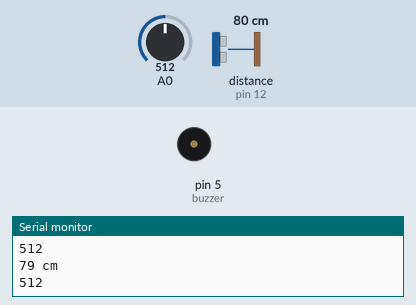
Simulated run of this sketch. Board: Arduino Uno, built with avr-gcc and run on an emulated ATmega328P. Shown: buzzer (waves = sounding), the last lines printed to the serial monitor. Wiring (inferred from the names in the program): ultrasonic range finder: trigger pin 13; echo pin 12. Inputs (shaded band) come from the test bench; at power-on: distance to the obstacle (sensor on pin 12) 80 cm, A0 = 512. The echo pulse lasts 58.3 µs per cm. At 3.0 s the program stops and its outputs stay as they are.

Above: at 2.3 s.
2.4 s: distance to the obstacle (sensor on pin 12) set to 2 cm
At 3.7 s:
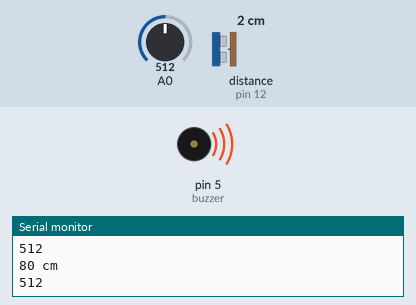
Timing chart, 0 to 4.5 s (numbered marks = the images above; inputs shaded):
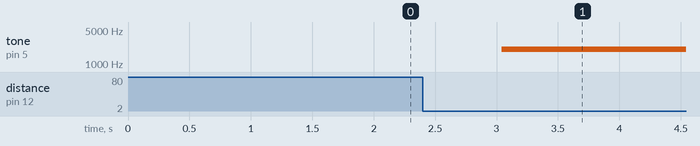

Measured:
- after the input at 2.4 s, tone on pin 5 (buzzer): silent → 2000 Hz after 0.64 s

The sketch:

AutoCatSensingBuzzer.ino
```cpp
#define trigPin 13
#define echoPin 12
const int buzzer = 5;

void setup()
{
  // initialize GPIO 2 as an output.
  Serial.begin(9600);
  pinMode(buzzer, OUTPUT);
  pinMode(trigPin, OUTPUT);
  pinMode(echoPin, INPUT);
}

// the loop function runs over and over again forever
void loop()
{
  long duration, distance;
  digitalWrite(trigPin, LOW);
  delayMicroseconds(2);
  digitalWrite(trigPin, HIGH);
  delayMicroseconds(10);
  digitalWrite(trigPin, LOW);
  duration = pulseIn(echoPin, HIGH);
  distance = (duration / 2) / 29.1;
  int sensorValue = analogRead(A0);
  Serial.println(sensorValue);
  delay(10);
  {
    if ((sensorValue >= 500) && ((distance <= 10) or (distance >=200)))
    {
      while (distance <= 10) tone(buzzer, 2000);
    }
    else
      (sensorValue < 500);
    {
      delay(1000);
    }
  }
  {
    if (distance >= 200 || distance <= 0)
    {
      Serial.println("Out of Range");
    }
    else
    {
      Serial.print(distance);
      Serial.println(" cm");
    }
    delay(500);
  }
}
```
